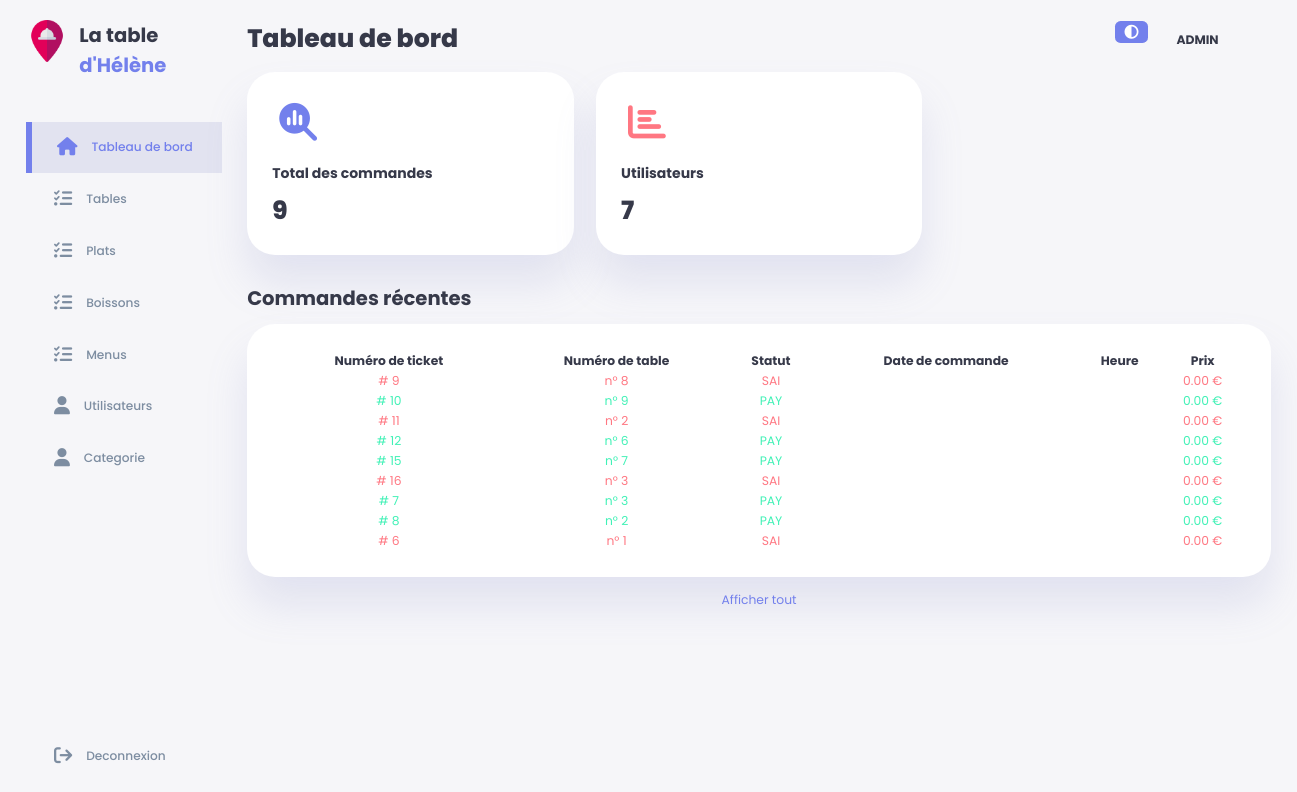
The page /index.php (signed in) on the database its author committed.
### tables this page shows
CREATE TABLE `ticket` (
  `id_ticket` int(11) NOT NULL,
  `id_table` int(11) NOT NULL,
  `nb_couvert` int(11) NOT NULL,
  `statut` varchar(11) NOT NULL,
  `commentaire` varchar(255) NOT NULL,
  `ordre` int(11) NOT NULL,
  `date_c` datetime DEFAULT NULL
);

CREATE TABLE `sgr_table` (
  `id_table` int(11) NOT NULL,
  `numero_table` int(11) NOT NULL,
  `type_table` varchar(3) NOT NULL,
  `id_serveur` int(11) DEFAULT NULL,
  `vu` int(1) NOT NULL
);

### index.php (called while the page is built, shortened)
<?php
require_once("include/secu.php");

### view/admin/tableau_de_bord/tableau_de_bord.php (the view, shortened to what this page needs)
<?php
if ($_SESSION["role"] == "admin") {
?>
    <!DOCTYPE html>
    <html lang="fr">
    <head>
        <link rel="stylesheet" href="/SGRC/css/style_admin/tableau_de_bord/tableau_de_bord.css" />
    </head>
    <body>
        <div class="container">
            <aside>
                <div class="top">
                    <div class="logo">
                        <img src="/SGRC/image/img/source/logo.png" alt="logo du site" />
                        <h2>La table <span class="primary">d'Hélène</span></h2>
                    </div>
                </div>
                <div class="sidebar">
                    <a href="?page=tableau" class="active">
                        <i class="fa-solid fa-house"></i>
                        <h3>Tableau de bord</h3>
                    </a>
                    <a href="?page=table">
                        <i class="fa-solid fa-list-check"></i>
                        <h3>Tables</h3>
                    </a>
                    <a href="?page=plat">
                        <i class="fa-solid fa-list-check"></i>
                        <h3>Plats</h3>
                    </a>
                    <a href="?page=boisson">
                        <i class="fa-solid fa-list-check"></i>
                        <h3>Boissons</h3>
                    </a>
                    <a href="?page=menu">
                        <i class="fa-solid fa-list-check"></i>
                        <h3>Menus</h3>
                    </a>
                    <a href="?page=users">
                        <i class="fa-solid fa-user"></i>
                        <h3>Utilisateurs</h3>
                    </a>
                    <a href="?page=categorie">
                        <i class="fa-solid fa-user"></i>
                        <h3>Categorie</h3>
                    </a>
                    <a href="/SGRC/php/deconnexion.php">
                        <i class="fa-solid fa-arrow-right-from-bracket"></i>
                        <h3>Deconnexion</h3>
                    </a>
                </div>
            </aside>
            <main>
                <h1>Tableau de bord</h1>
                <div class="statistical">
                    <div class="tl-commande">
                        <i class="fa-solid fa-magnifying-glass-chart"></i>
                        <div class="middle">
                            <div class="left">
                                <h3>Total des commandes</h3>
                                <h1><?php echo $nbtickets['nb_tickets']?></h1>
                            </div>
                        </div>
                    </div>
                    <div class="tl-connexion">
                        <i class="fa-solid fa-chart-bar"></i>
                        <div class="middle">
                            <div class="left">
                                <h3>Utilisateurs</h3>
                                <h1><?php echo $nbusers['nb_users'] ?></h1>
                            </div>
                        </div>
                    </div>
                </div>
                <div class="Commande-rencent">
                    <h2>Commandes récentes</h2>
                    <table>
                        <thead>
                            <th>Numéro de ticket</th>
                            <th>Numéro de table</th>
                            <th>Statut</th>
                            <th>Date de commande</th>
                            <th>Heure</th>
                            <th>Prix</th>
                        </thead>
                        <?php
                        foreach ($sumtickets as $sumticket) {
                            $statmt20->execute();
                            $prixticket = $statmt20->fetch(PDO::FETCH_ASSOC);
                            $statmt24->execute();
                            $date_heure_T = $statmt24->fetch(PDO::FETCH_ASSOC);
                        ?>
                        <tbody>
                            <?php
                            if($sumticket['statut'] == 'PAY'){?>
                                <tr>
                                    <td class="success"><?php echo  " # " . "\n" . $sumticket['id_ticket'] ?></td>
                                    <td class="success"><?php echo  " n° " . "\n" . $sumticket['numero_table'] ?></td>
                                    <td class="success"><?php echo  " " . "\n" . $sumticket['statut'] ?></td>
                                    <td class="success"><?php echo $date_heure_T['D'] ?></td>
                                    <td class="success"><?php echo $date_heure_T['H'] ?></td>
                                    <td class="success"><?php echo  " " . "\n" . number_format($prixticket['TT'], 2);?> €</td>
                                </tr>
                            <?php }
                        else {?>
                                <tr>
                                    <td class="danger"><?php echo  " # " . "\n" . $sumticket['id_ticket'] ?></td>
                                    <td class="danger"><?php echo  " n° " . "\n" . $sumticket['numero_table'] ?></td>
                                    <td class="danger"><?php echo  " " . "\n" . $sumticket['statut'] ?></td>
                                    <td class="danger"><?php echo $date_heure_T['D'] ?></td>
                                    <td class="danger"><?php echo $date_heure_T['H'] ?></td>
                                    <td class="danger"><?php echo  " " . "\n" . number_format($prixticket['TT'], 2);?> €</td>
                                </tr>
                           <?php }?>
                        </tbody>
                        <?php }?>
                    </table>
                    <a href="#">Afficher tout</a>
                </div>
            </main>
            <div class="right">
                <div class="top">
                    <div class="theme-toggler" id="theme-toggler">
                        <i class="fa-solid fa-circle-half-stroke active"></i>
                    </div>
                    <div class="profil">
                        <div class="info">
                            <br>
                            <p style="text-transform: uppercase;"><b><?php echo $_SESSION['role'] ?></b></p>
                        </div>
                        <div class="profil-photot">
                        </div>
                    </div>
                </div>
            </div>
        </div>
    </body>
    </html>
<?php
} else {
    echo ("vous n'avez pas le droit d'être là");
    header("Location:../../../index.php");
    exit();
}
?>

### rows shown on the page
ticket: id_ticket "9", id_table.numero_table "8", statut "SAI", TT "0.00"
ticket: id_ticket "10", id_table.numero_table "9", statut "PAY", TT "0.00"
ticket: id_ticket "11", id_table.numero_table "2", statut "SAI", TT "0.00"
ticket: id_ticket "12", id_table.numero_table "6", statut "PAY", TT "0.00"
ticket: id_ticket "15", id_table.numero_table "7", statut "PAY", TT "0.00"
ticket: id_ticket "16", id_table.numero_table "3", statut "SAI", TT "0.00"
ticket: id_ticket "7", id_table.numero_table "3", statut "PAY", TT "0.00"
ticket: id_ticket "8", id_table.numero_table "2", statut "PAY", TT "0.00"
ticket: id_ticket "6", id_table.numero_table "1", statut "SAI", TT "0.00"

### other values the page prints
$nbtickets['nb_tickets'] "9"
$nbusers['nb_users'] "7"
$_SESSION['role'] "ADMIN"
